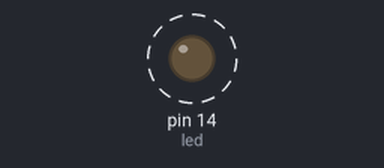
The sketch below on a simulated Arduino Uno, built with avr-gcc and run on an emulated ATmega328P. Shown: output pins drawn as LEDs (lit = HIGH). Dashed ring = blinking.

Above: at 0.2 s.
Timing chart, 0 to 3.0 s (numbered marks = the images above):
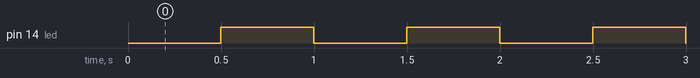

Measured:
- by itself, pin 14 (led): alternates HIGH for 0.50 s and LOW for 0.50 s

The sketch:

ex1.ino
```cpp
#include <avr/io.h>
void timer2_init()
{
  // set up timer with no prescaling
  TCCR2B |= (1 << CS20) | (1 << CS21) | (1 << CS22);
  TCCR2B |= (1 << FOC2B);
  TCCR2A &= ~(1 << WGM20) & ~(1 << WGM21);
  TCCR2A &= ~(1 << COM2A0) & ~(1 << COM2A1);

  // initialize counter
  TCNT2 = 0;
  TIMSK2 |= (1 << TOIE2);
}
volatile uint8_t tot_overflow;

ISR(TIMER2_OVF_vect)
{
  tot_overflow++;
}
int main()
{
  // connect led to pin PC0
  DDRC |= (1 << PC0);
  PORTC = 0;
  sei();
  timer2_init();
  while (1)
  {
    // check if no. of overflows = 12
    if (tot_overflow >= 30) // NOTE: '>=' is used
    {
      // check if the timer count reaches 53
      if (TCNT2 >= 130)
      {
        PORTC ^= (1 << PC0); // toggles the led
        TCNT2 = 0;           // reset counter
        tot_overflow = 0;    // reset overflow counte
      }
    }
  }
  return 0;
}
```
